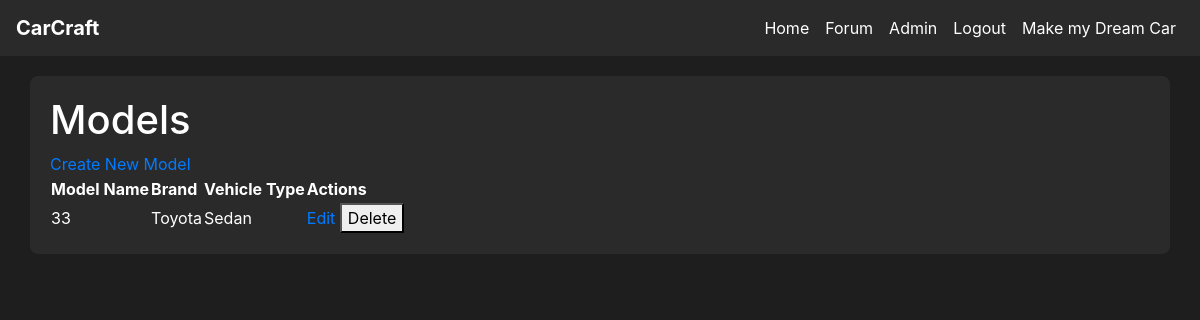
Before: /models (signed in) with the older database file.
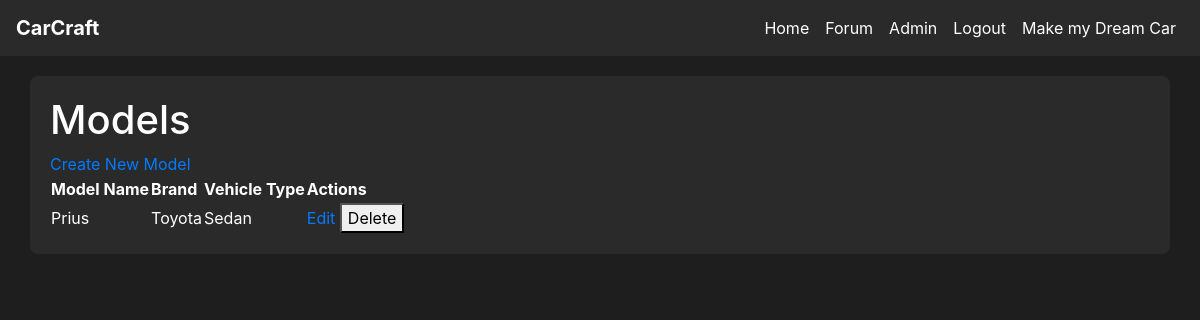
After: the same page with the newer database file.
### tables this page shows
CREATE TABLE model (
    model_id INTEGER PRIMARY KEY AUTOINCREMENT,
    brand_id INTEGER NOT NULL,
    type_id INTEGER NOT NULL,
    name VARCHAR(100) NOT NULL,
    FOREIGN KEY (brand_id) REFERENCES brand(brand_id),
    FOREIGN KEY (type_id) REFERENCES vehicle_type(type_id)
);

CREATE TABLE brand (
    brand_id INTEGER PRIMARY KEY AUTOINCREMENT,
    name VARCHAR(20)
);

CREATE TABLE vehicle_type (
    type_id INTEGER PRIMARY KEY AUTOINCREMENT,
    name VARCHAR(20) NOT NULL
);

### app.py (the view)
@app.route('/models')
@login_required
def models():
    conn = get_db_connection()
    models = conn.execute('''
        SELECT model.model_id, model.name as model_name, brand.name as brand_name, vehicle_type.name as type_name
        FROM model
        JOIN brand ON model.brand_id = brand.brand_id
        JOIN vehicle_type ON model.type_id = vehicle_type.type_id
        ORDER BY model.name
    ''').fetchall()
    conn.close()
    return render_template('model.html', models=models)

### app.py (called while the page is built)
def get_db_connection():
    conn = sqlite3.connect(DATABASE)
    conn.row_factory = sqlite3.Row  # This enables column access by name: row['column_name']
    return conn

@login_manager.user_loader
def load_user(user_id):
    return User.get(user_id)

    @staticmethod
    def get(user_id):
        conn = get_db_connection()
        user_data = conn.execute('SELECT * FROM user WHERE user_id = ?', (user_id,)).fetchone()
        conn.close()
        if user_data:
            return User(
                user_id=user_data['user_id'],
                username=user_data['username'],
                email=user_data['email'],
                password_hash=user_data['password_hash'],
                admin=bool(user_data['admin'])
            )
        return None

### templates/model.html (shortened to what this page needs)
{% extends "base.html" %}
{% block content %}
<h1>Models</h1>
<a href="{{ url_for('create_model') }}">Create New Model</a>
<table>
    <tr>
        <th>Model Name</th>
        <th>Brand</th>
        <th>Vehicle Type</th>
        <th>Actions</th>
    </tr>
    {% for model in models %}
    <tr>
        <td>{{ model['model_name'] }}</td>
        <td>{{ model['brand_name'] }}</td>
        <td>{{ model['type_name'] }}</td>
        <td>
            <a href="{{ url_for('edit_model', model_id=model['model_id']) }}">Edit</a>
            <form action="{{ url_for('delete_model', model_id=model['model_id']) }}" method="POST" style="display:inline;">
                <button type="submit" onclick="return confirm('Are you sure?')">Delete</button>
            </form>
        </td>
    </tr>
    {% endfor %}
</table>
{% endblock %}

Changed rows visible on the page:
changed model "Toyota": model_name "33" → "Prius"
